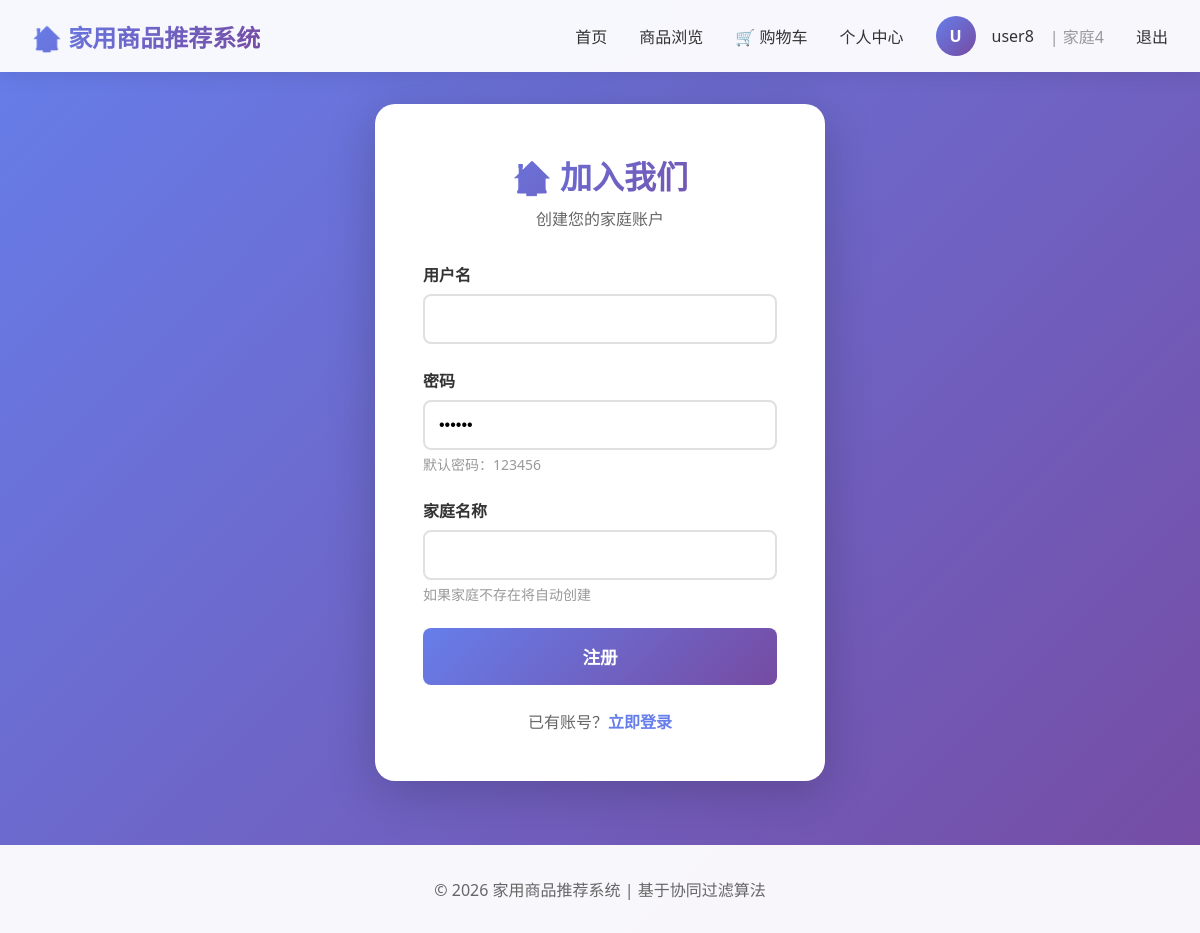
The app's page /register/ (signed in) with its own data.
### shop/models.py (models this page shows, shortened)
class User(AbstractUser):
    family = models.ForeignKey(
        Family,
        on_delete=models.CASCADE,
        related_name='members',
        null=True,
        blank=True,
        verbose_name='所属家庭'
    )
    class Meta:
        verbose_name = '用户'
        verbose_name_plural = '用户'

class Family(models.Model):
    name = models.CharField(max_length=100, unique=True, verbose_name='家庭名称')
    created_at = models.DateTimeField(auto_now_add=True, verbose_name='创建时间')
    class Meta:
        verbose_name = '家庭'
        verbose_name_plural = '家庭'

### shop/views.py (the view, shortened to what this page needs)
# urls.py: path('register/', views.register, name='register'),
def register(request):
    return render(request, 'register.html')

### templates/register.html (shortened to what this page needs)
{% extends 'base.html' %}
{% block content %}
<div class="register-container">
    <div class="register-card">
        <div class="register-header">
            <h1>🏠 加入我们</h1>
            <p>创建您的家庭账户</p>
        </div>
        <form method="post">
            <div class="form-group">
                <label for="username">用户名</label>
                <input type="text" id="username" name="username" required>
            </div>
            <div class="form-group">
                <label for="password">密码</label>
                <input type="password" id="password" name="password" value="123456">
                <div class="form-help">默认密码：123456</div>
            </div>
            <div class="form-group">
                <label for="family_name">家庭名称</label>
                <input type="text" id="family_name" name="family_name" required>
                <div class="form-help">如果家庭不存在将自动创建</div>
            </div>
            <button type="submit" class="btn-register">注册</button>
        </form>
        <div class="login-link">
            已有账号？<a href="{% url 'login' %}">立即登录</a>
        </div>
    </div>
</div>
{% endblock %}

### templates/base.html (shortened to what this page needs)
<!DOCTYPE html>
<html lang="zh-CN">
<head>
</head>
<body>
    {% if user.is_authenticated %}
    <nav class="navbar">
        <div class="navbar-content">
            <div class="logo">🏠 家用商品推荐系统</div>
            <div class="nav-links">
                <a href="{% url 'home' %}">首页</a>
                <a href="{% url 'products' %}">商品浏览</a>
                <a href="{% url 'cart' %}" class="cart-badge">
                    🛒 购物车
                </a>
                <a href="{% url 'profile' %}">个人中心</a>
                <div class="user-info">
                    <div class="user-avatar">{{ user.username.0|upper }}</div>
                    <span>{{ user.username }}</span>
                    {% if user.family %}
                    <span style="color: #999;">| {{ user.family.name }}</span>
                    {% endif %}
                </div>
                <a href="{% url 'logout' %}">退出</a>
            </div>
        </div>
    </nav>
    {% endif %}
    <div class="container">
        {% block content %}{% endblock %}
    </div>
    <div class="footer">
        <p>&copy; 2026 家用商品推荐系统 | 基于协同过滤算法</p>
    </div>
</body>
</html>

### templates/base.html (style rules this page uses)
* { margin: 0; padding: 0; box-sizing: border-box; }
body { font-family: 'Segoe UI', 'Microsoft YaHei', sans-serif; background: linear-gradient(135deg, #667eea 0%, #764ba2 100%); min-height: 100vh; color: #333; }
.navbar { background: rgba(255, 255, 255, 0.95); backdrop-filter: blur(10px); padding: 1rem 2rem; box-shadow: 0 2px 20px rgba(0,0,0,0.1); position: sticky; top: 0; z-index: 1000; }
.navbar-content { max-width: 1400px; margin: 0 auto; display: flex; justify-content: space-between; align-items: center; }
.logo { font-size: 1.5rem; font-weight: 700; background: linear-gradient(135deg, #667eea 0%, #764ba2 100%); -webkit-background-clip: text; -webkit-text-fill-color: transparent; background-clip: text; }
.nav-links { display: flex; gap: 2rem; align-items: center; }
.nav-links a { text-decoration: none; color: #333; font-weight: 500; transition: all 0.3s; position: relative; }
.nav-links a::after { content: ''; position: absolute; bottom: -5px; left: 0; width: 0; height: 2px; background: #667eea; transition: width 0.3s; }
.cart-badge { position: relative; }
.container { max-width: 1400px; margin: 2rem auto; padding: 0 2rem; }
.footer { background: rgba(255, 255, 255, 0.95); padding: 2rem; text-align: center; margin-top: 4rem; color: #666; }
.user-info { display: flex; align-items: center; gap: 1rem; }
.user-avatar { width: 40px; height: 40px; border-radius: 50%; background: linear-gradient(135deg, #667eea 0%, #764ba2 100%); display: flex; align-items: center; justify-content: center; color: white; font-weight: bold; }

### templates/register.html (style rules this page uses)
.register-container { display: flex; justify-content: center; align-items: center; min-height: 80vh; }
.register-card { background: white; border-radius: 20px; padding: 3rem; box-shadow: 0 10px 50px rgba(0,0,0,0.2); width: 100%; max-width: 450px; animation: fadeInUp 0.5s ease-out; }
.register-header { text-align: center; margin-bottom: 2rem; }
.register-header h1 { font-size: 2rem; background: linear-gradient(135deg, #667eea 0%, #764ba2 100%); -webkit-background-clip: text; -webkit-text-fill-color: transparent; background-clip: text; margin-bottom: 0.5rem; }
.register-header p { color: #666; }
.form-group { margin-bottom: 1.5rem; }
.form-group label { display: block; margin-bottom: 0.5rem; font-weight: 600; color: #333; }
.form-group input { width: 100%; padding: 0.875rem; border: 2px solid #e0e0e0; border-radius: 8px; font-size: 1rem; transition: all 0.3s; }
.form-help { font-size: 0.875rem; color: #999; margin-top: 0.25rem; }
.btn-register { width: 100%; padding: 1rem; background: linear-gradient(135deg, #667eea 0%, #764ba2 100%); color: white; border: none; border-radius: 8px; font-size: 1.1rem; font-weight: 600; cursor: pointer; transition: all 0.3s; }
.login-link { text-align: center; margin-top: 1.5rem; color: #666; }
.login-link a { color: #667eea; text-decoration: none; font-weight: 600; }

### records on screen
User: username.0 "U", username "user8", family.name "家庭4"
